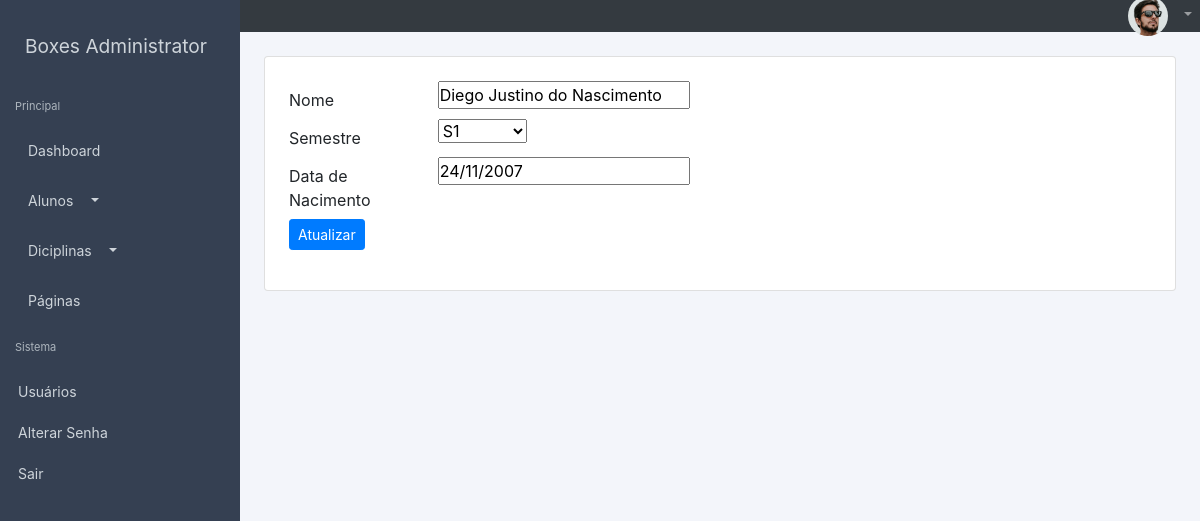
Page /alunos/editar/2 (signed in) on the committed database.
### lanc_notas/models.py (models this page shows, shortened)
class Aluno(models.Model):
	matricula = models.AutoField(primary_key=True)
	semestre = models.ForeignKey(Turma, on_delete=models.CASCADE)
	nome = models.CharField(max_length=100)
	data_nac = models.CharField(max_length=12, null=True)

class Turma(models.Model):
	cod_turma = models.AutoField(primary_key=True)
	semestre = models.CharField(max_length=30)
	def __str__(self):
		return self.semestre

### lanc_notas/views.py (the view)
# urls.py: path('alunos/editar/<int:id>', views.editar),
@login_required(login_url='/login') #verifica o usuario
def editar(request, id):
	print(id)
	aluno = Aluno.objects.get(matricula=id)
	if request.POST:
		form = FormAluno(request.POST, instance=aluno) #instancia o com os dados existentes do aluno
		if form.is_valid():
			form.save()
			return redirect('/alunos/todos')
	else:
		form = FormAluno(instance=aluno)
		return render(request, 'editar.html', {'form':form})

### lanc_notas/forms.py
class FormAluno(ModelForm):
    class Meta:
    	model = Aluno
    	fields = '__all__'

### lanc_notas/templates/editar.html (shortened to what this page needs)
{% extends "layout/base.html" %}
{% block conteudo %}
{% load static %}
  <div class="wrapper">
    <div class="d-flex" id="wrapper">
     {% include "sidebar.html" %}
     <div class="container-fluid">
      {% include 'navbar.html' %}
      {% include 'conteudo/editar_aluno.html' %}
     </div>
  </div>
{% endblock %}

### lanc_notas/templates/conteudo/editar_aluno.html (shortened to what this page needs)
<div class="conteudo mt-4 ml-4 mr-4">
<form action="" method="POST">
  <div class="card p-4">
  <div class="form-group row">
    <label for="{{ form.nome.id_for_label }}" class="col-sm-2 col-form-label">Nome</label>
    <div class="col-sm-10">
      {{ form.nome }}
    </div>
    <label for="{{ form.semestre.id_for_label }}" class="col-sm-2 col-form-label">Semestre</label>
    <div class="col-sm-10">
      {{ form.semestre }}
    </div>
    <label for="{{ form.data_nac.id_for_label }}" class="col-sm-2 col-form-label">Data de Nacimento</label>
    <div class="col-sm-10">
      {{ form.data_nac }}
    </div>
    <div class="col-sm-10">
      <button type="submit" class="btn btn-primary btn-sm">Atualizar</button>
    </div>
  </div>
  </div>
</form>
</div>

### gerencia_notas/static/css/sidebar.css (style rules this page uses)
* { margin: 0; padding: 0; }
.wrapper { display: flex; width: 100%; }
body { overflow-x: visible; }

### gerencia_notas/static/css/estilo.css (style rules this page uses)
* { margin: 0; padding: 0; }
body { background-color: #f3f5fa; }
.container-fluid { margin: 0; padding: 0; }

### rows in the picture
Aluno: nome "Diego Justino do Nascimento", data_nac "24/11/2007"
Turma: semestre "S1"
